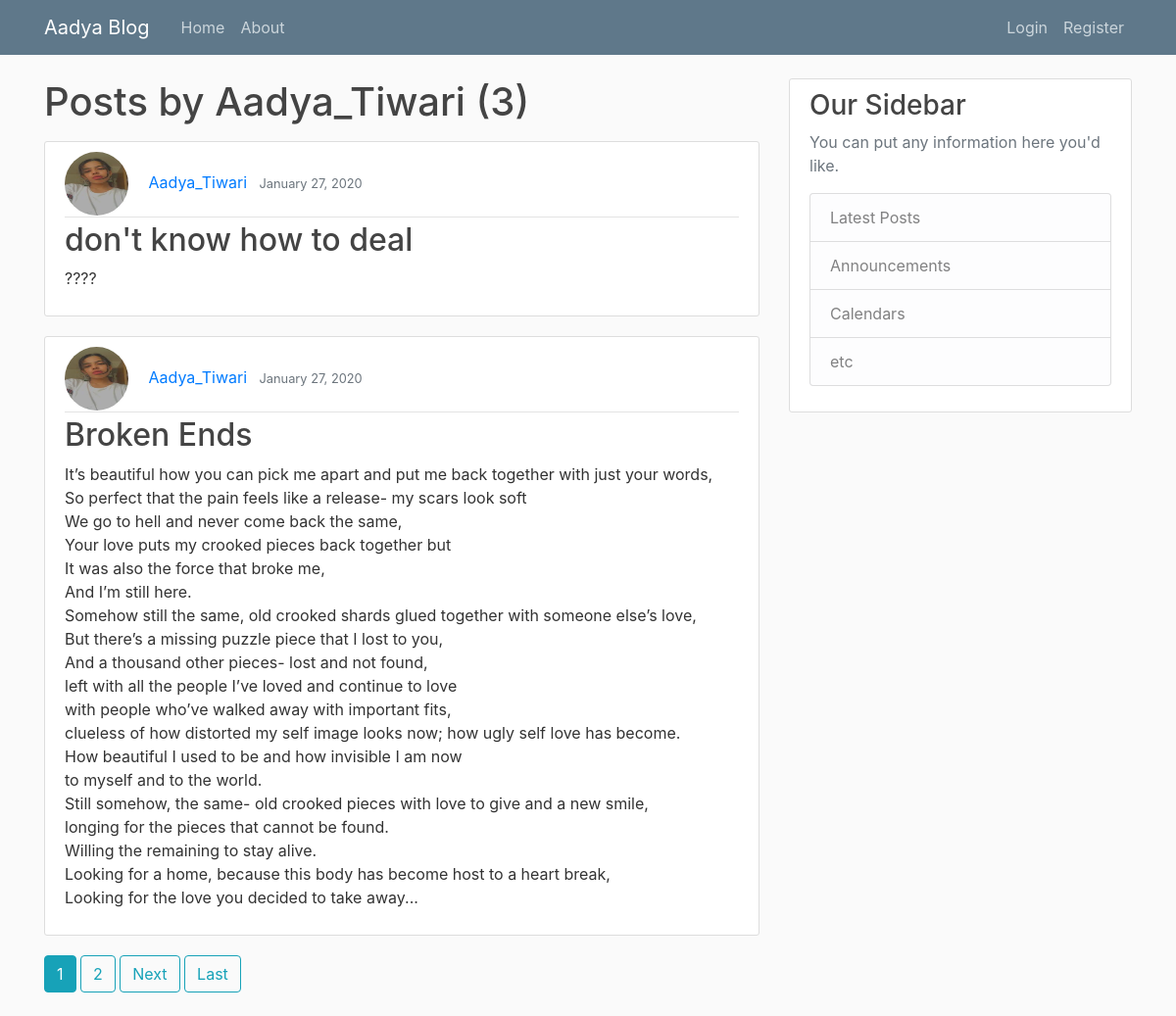
The app's page /user/Aadya_Tiwari, older data.
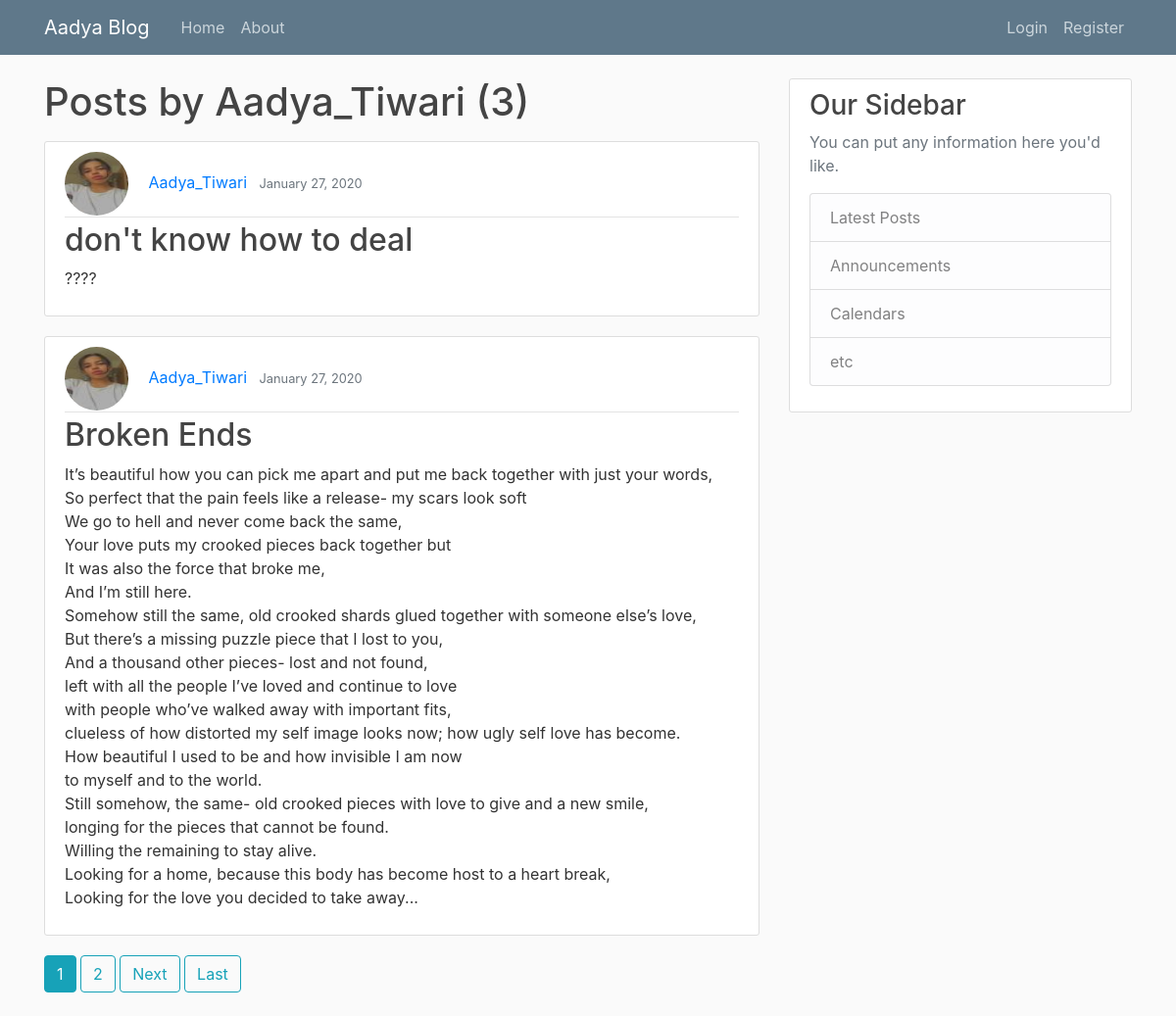
The same page, newer data.
### blog/models.py (models this page shows, shortened)
class Post(models.Model):
    title = models.CharField(max_length=100)
    content = models.TextField()
    date_posted = models.DateTimeField(default=timezone.now)
    author= models.ForeignKey(User, on_delete=models.CASCADE)

### users/models.py (models this page shows, shortened)
class Profile(models.Model):
    user = models.OneToOneField(User, on_delete=models.CASCADE)
    image = models.ImageField(default='default.jpg', upload_to='profile_pics')

### blog/views.py (the view)
# urls.py: path('user/<str:username>', UserPostListView.as_view(), name='user-posts'),
class UserPostListView(ListView):
    model = Post
    template_name = 'blog/user_posts.html' # <app>/model_<viewtype>/html
    context_object_name = 'posts' # context are called posts
    paginate_by = 2 #That many posts per page
    def get_queryset(self):
        user = get_object_or_404(User, username=self.kwargs.get('username'))
        return Post.objects.filter(author=user).order_by('-date_posted')

### blog/templates/blog/user_posts.html (shortened to what this page needs)
{% extends "blog/base.html" %}
{% block content%}
    <h1 class="mb-3">Posts by {{ view.kwargs.username }} ({{page_obj.paginator.count}})</h1>
    {% for post in posts %}
        <article class="media content-section">
          <div class="media-body">
            <div class="article-metadata">
                <img class="rounded-circle article-img" src ="{{ post.author.profile.image.url}}">
              <a class="mr-2" href="{% url 'user-posts' post.author.username %}">{{ post.author }}</a>
              <small class="text-muted">{{ post.date_posted|date:"F d, Y" }}</small>
            </div>
            <h2><a class="article-title" href=" {% url 'post-detail' post.id %}">{{ post.title }}</a></h2>
            <p class="article-content">{{ post.content }}</p>
          </div>
        </article>
    {% endfor %}
    {% if is_paginated %}
         {% for num in page_obj.paginator.page_range %}
           {% if page_obj.number == num %}
                <a class="btn btn-info mb-4" href="?page={{ num }}">{{ num }}</a>
           {% elif num > page_obj.number|add:'-3' and num < page_obj.number|add:'3' %}
                <a class="btn btn-outline-info mb-4" href="?page={{ num }}">{{ num }}</a>
           {% endif %}
         {% endfor %}
         {% if page_obj.has_next %}
             <a class="btn btn-outline-info mb-4" href="?page={{ page_obj.next_page_number }}">Next</a>
             <a class="btn btn-outline-info mb-4" href="?page={{ page_obj.paginator.num_pages }}">Last</a>
         {% endif %}
    {% endif %}
{% endblock content %}

Row changes from the older to the newer data that the page shows:
changed through a linked row, Post "don't know how to deal": author.profile.image: a different picture
changed through a linked row, Post "Broken Ends": author.profile.image: a different picture
